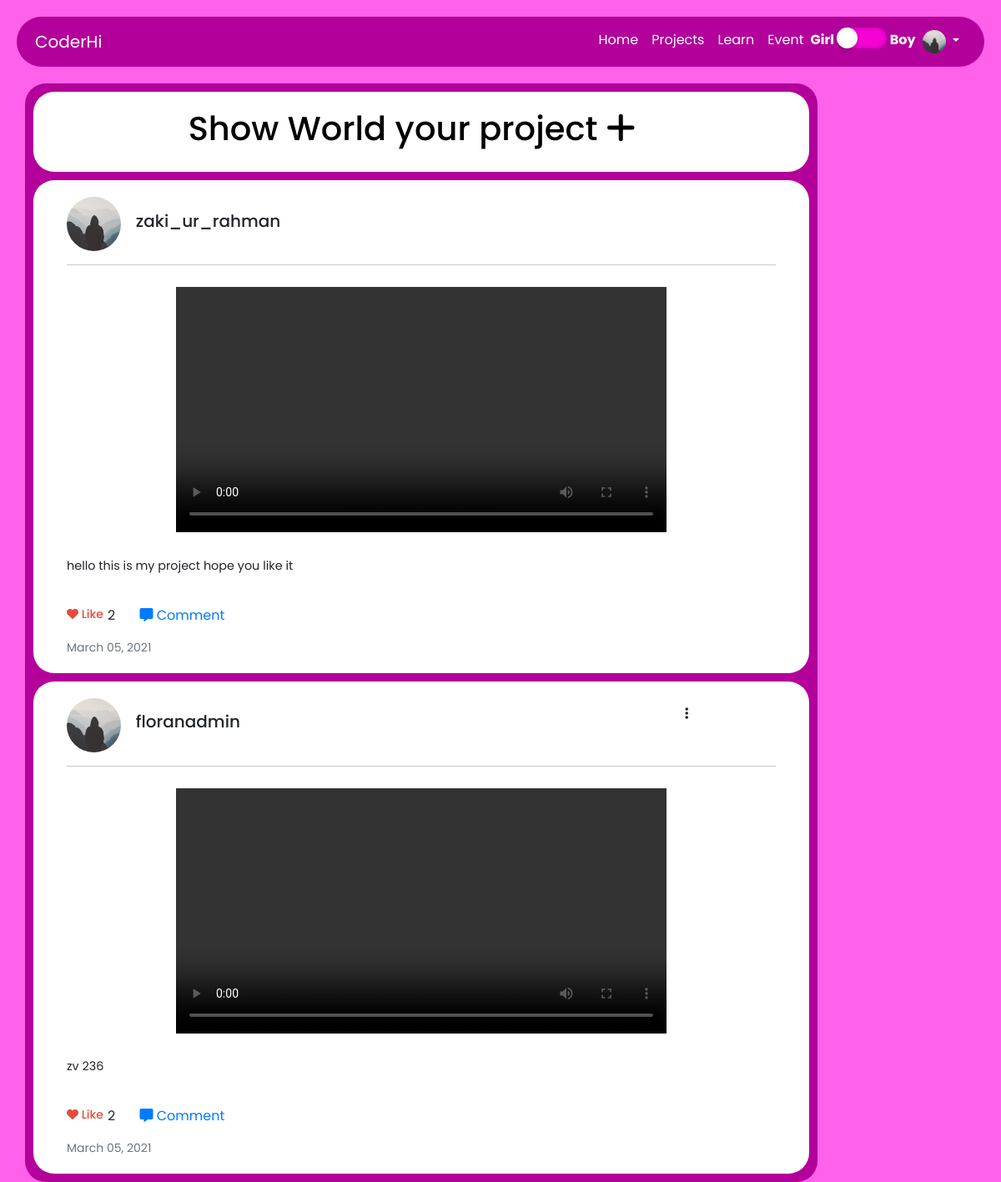
Screenshot of /project/ (signed in) with the database file from the repository.
### users/models.py (models this page shows, shortened)
class Profile(models.Model):
    user = models.OneToOneField(User, on_delete=models.CASCADE)
    image = models.ImageField(default='default.jpg',upload_to='profile_pics')

### projects/models.py (models this page shows, shortened)
class projects(models.Model):
    user = models.ForeignKey(User,on_delete=models.CASCADE)
    date_posted = models.DateTimeField(default=timezone.now)
    description = models.TextField()
    video = models.FileField(upload_to='project/video/', validators=[video_validator])
    like = models.ManyToManyField(User, related_name='blog_posts', blank=True, default=None)

### projects/views.py (the view)
# urls.py: path('',projectListView.as_view(),name='project-list'),
class projectListView(LoginRequiredMixin,ListView):
    model = projects
    template_name='projects-list.html'
    context_object_name='projects'
    ordering=['-date_posted']
    def get_context_data(self, **kwargs):
        context = super().get_context_data(**kwargs)
        context['comment_form'] = commentForm()
        return context

### projects/forms.py
class commentForm(ModelForm):
    def __init__(self, *args, **kwargs):
        super(commentForm, self).__init__(*args, **kwargs)
        self.fields['body'].widget.attrs['placeholder'] = "Post a comment"
    class Meta:
        model = Comment
        fields = ['body']

### projects/templates/projects-list.html (shortened to what this page needs)
{% extends 'base.html' %}
{% block content %}
<div class="row">
    <div class="col-12 col-md-10 container-style">
      <a class="add_prj" href="{% url 'project-create' %}">
      <div class="blog-sec">
        <div class="row">
          <div class="col-md-2 col-12"></div>
          <div class="col-md-9 col-12">
            <h1>
              Show World your project <i class="fas fa-plus"></i>
            </h1>
          </div>
        </div>
      </div>
    </a>
        {% for project in projects%}
        <div class="blog-sec">
            <div class="row">
              <div class="col-1">
                <img class="rounded-circle article-img" src="{{ project.user.profile.image.url}}">
              </div>
              <div class="col-9 username">
                <h5>{{ project.user }}</h5>
              </div>
              <div class="col-2">
                {% if project.user == user %}
                <div class="dropdown">
                    <button class="btn " type="button" id="dropdownMenuButton1" data-bs-toggle="dropdown" aria-expanded="false">
                        <i class="fas fa-ellipsis-v"></i>
                    </button>
                  </div>
                {% endif %}
              </div>
            </div>
            <hr>
            <div class="row">
             <video class="blog-video" controls><source src="{{ project.video.url }}"></video>
            </div>
            <div class="row">
                <div class="col-12 about-project">
                    <p>
                        {{ project.description }}
                    </p>
                </div>
            </div>
            <div class="row">
              <ul class="like-com">
                <li>
                    <form action="{% url 'like_main_post' project.id %}" method="POST">
                            {% if user not in project.like.all %}
                                <button type="submit"  name="post_id" value="{{ project.id }}">
                                    <i class="fas fa-heart"></i> Like
                                </button>
                                <span>{{ project.like.all.count }} </span>
                            {% else %}
                                <button type="submit" style="color: #e44d3a;"  name="post_id" value="{{ project.id }}"><i class="fas fa-heart "></i> Like</button><span>{{ project.like.all.count }}  </span>
                            {% endif %}
                    </form>
                </li>
                <li>
                  <button class="com" id="{{ forloop.counter }}" onclick="showComment(this.id)" ><i class="fas fa-comment-alt"></i> Comment</button>
                </li>
              </ul>
            </div>
            <div class="row">
                <small class="text-muted">{{ project.date_posted|date:"F d, Y" }}</small>
            </div>
          </div>
        {% endfor %}
    </div>
</div>
{% endblock content %}

### mainpage/templates/base.html (shortened to what this page needs)
{% load static %}
<!DOCTYPE html>
<html lang="en">
<head>
<link rel="stylesheet" type="text/css" href="//cdn.jsdelivr.net/npm/slick-carousel@1.8.1/slick/slick.css"/>
<link rel="stylesheet" type="text/css" href="//cdn.jsdelivr.net/npm/slick-carousel@1.8.1/slick/slick-theme.css"/>
  <link href="https://cdn.jsdelivr.net/npm/bootstrap@5.0.0-beta2/dist/css/bootstrap.min.css" rel="stylesheet">
  <link rel="stylesheet" href="https://cdnjs.cloudflare.com/ajax/libs/font-awesome/5.10.2/css/all.min.css">
  <link rel="stylesheet" href="https://cdnjs.cloudflare.com/ajax/libs/font-awesome/5.10.2/css/font-awesome.min.css">
  <link id="theme" rel="stylesheet" href="{% static 'css/girls-theme.css' %}">
  <link rel="stylesheet" href="{% static 'css/index.css' %}">
</head>
<body>
  <nav class="navbar navbar-expand-lg navbar-light bg-light">
    <div class="container">
      <a class="navbar-brand" href="{% url 'blog-list' %}">CoderHi</a>
      <div class="collapse navbar-collapse" id="navbarSupportedContent">
        <ul class="navbar-nav ms-auto">
          <li class="nav-item">
            <a class="nav-link active" aria-current="page" href="{% url 'blog-list' %}">Home</a>
          </li>
          <li class="nav-item">
            <a class="nav-link" href="{% url 'project-list' %}">Projects</a>
          </li>
          <li class="nav-item">
            <a class="nav-link" href="{% url 'course-list' %}">Learn</a>
          </li>
          <li class="nav-item">
            <a class="nav-link" href="{% url 'event-list' %}">Event</a>
          </li>
          <li class="nav-item">
            <div class="theme-toggler">
              Girl <input type="checkbox" class="theme-change" onclick="MaintoggleTheme()"> Boy
            </div>
          </li>
          <li class="nav-item dropdown">
            <a class="nav-link dropdown-toggle" href="#" id="navbarDropdown" role="button" data-bs-toggle="dropdown" aria-expanded="false">
              <img src="{{ user.profile.image.url}}" class="rounded-circle profile-img">
            </a>
          </li>
        </ul>
      </div>
    </div>
  </nav>
    <div class="container main">
        {% block content %}
        {% endblock content %}
    </div>
</body>
</html>

### mainpage/static/css/girls-theme.css (style rules this page uses)
body { background-color: #ff61ea; }
.navbar { background-color: #b3009b !important; }
.container-style { background-color: #b3009b !important; }

### mainpage/static/css/index.css (style rules this page uses)
* { margin: 0px; padding: 0; box-sizing: border-box; scroll-behavior: smooth; }
body { height: 100%; font-family: 'Poppins', sans-serif !important; }
.navbar { border-radius: 50px !important; margin: 20px; }
.nav-link, .navbar-brand { color: #fff !important; text-decoration: none; }
.theme-toggler { top: 30px; color: #fff; font-weight: 700; font-size: 1em; z-index: 100; cursor: pointer; }
.theme-change { position: relative; top: 5px; width: 60px; height: 25px; -webkit-appearance: none; background-color: #f403d4; outline: none; border-radius: 50px; transition: 0.5s; box-shadow: inset 0 0 5px rgba(0, 0, 0, .2); }
.theme-change:before { content: ''; position: absolute; width: 25px; height: 25px; border-radius: 50%; top: 0; left: 0; background-color: #fff; transition: .5s; box-shadow: 0 2px 5px rgba(0, 0, 0, .2); }
.profile-img { height: 28px; width: 28px; }
.main { width: 100% !important; }
.container-style { border-radius: 25px !important; padding: 0 10px; padding-bottom: 10px; }
.blog-sec { margin-top: 10px; border-radius: 25px !important; background-color: #fff !important; padding: 20px 40px; }
.username { margin-top: auto; margin-bottom: auto; display: block; }
.username h5 { padding-left: 10px; }
.article-img { height: 65px; width: 65px; margin-right: 26px; }
.blog-video { width: 70%; margin: 10px auto; display: block; border: none; }
.like-com { float: left; margin-top: 20px; list-style-type:none; }
.like-com li { display: inline-block; margin-right: 15px; }
.like-com li form button { color: #b2b2b2; background-color: #fff; font-size: 14px; font-weight: 500; float: left; margin-top: 0px; margin-right: 5px; border: none; text-decoration: none; cursor: pointer; }
.like-com li .com { position: relative; color: #007bff; text-decoration: none; background-color: transparent; border: none ; margin-left: 10px; }
.add_prj, .course-link:hover, .course-link { text-decoration: none; text-transform: none; color: #000; }
.about-project { margin-top: 20px; font-size: 0.9em; }

### rows the page displays
projects: user.profile.image (placeholder picture), user "zaki_ur_rahman", description "hello this is my project hope you like it", like.all.count "2", date_posted "March 05, 2021"
projects: user.profile.image (placeholder picture), user "floranadmin", description "zv 236", like.all.count "2", date_posted "March 05, 2021"
